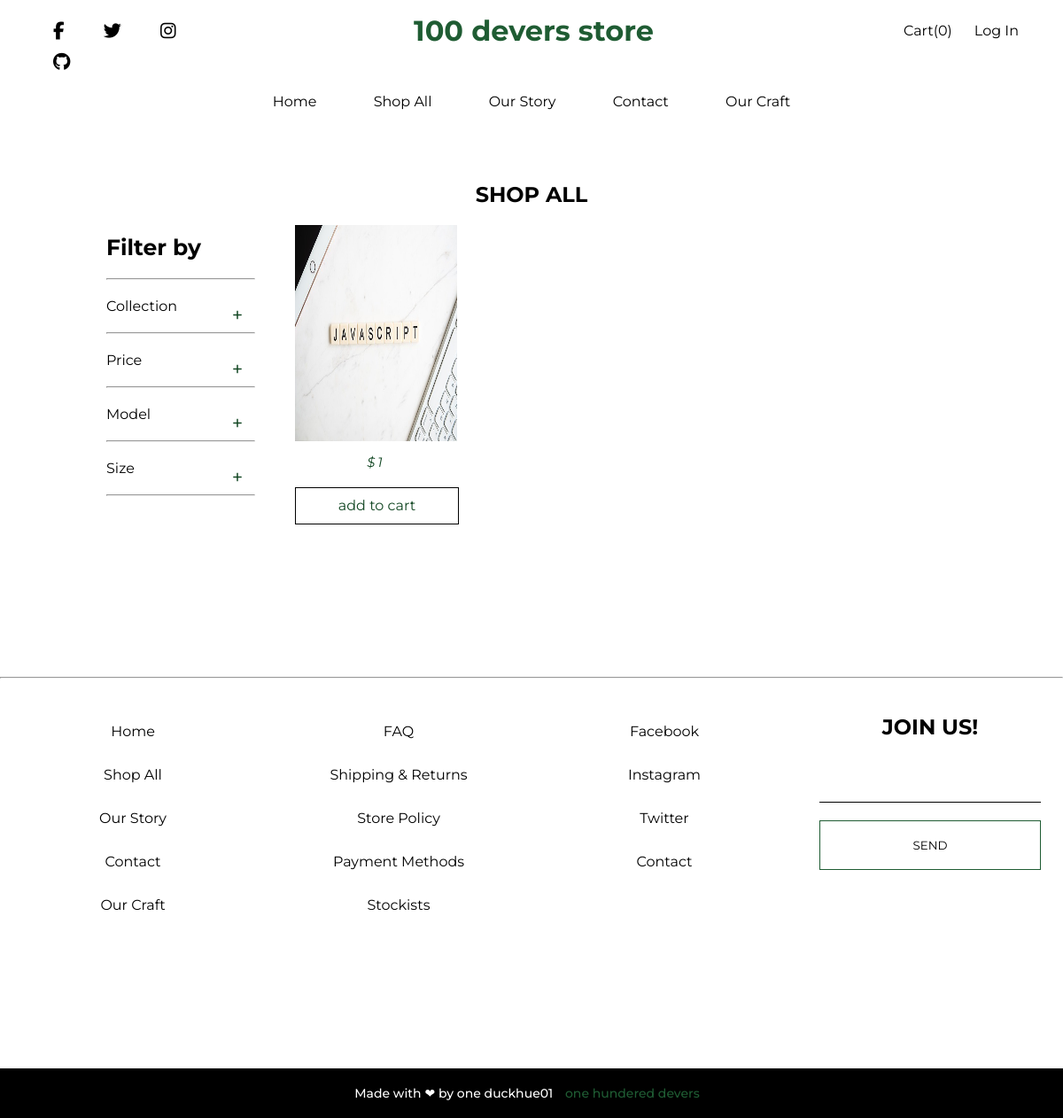
Before: /index.php?ct=products&act=list-all with the older database file.
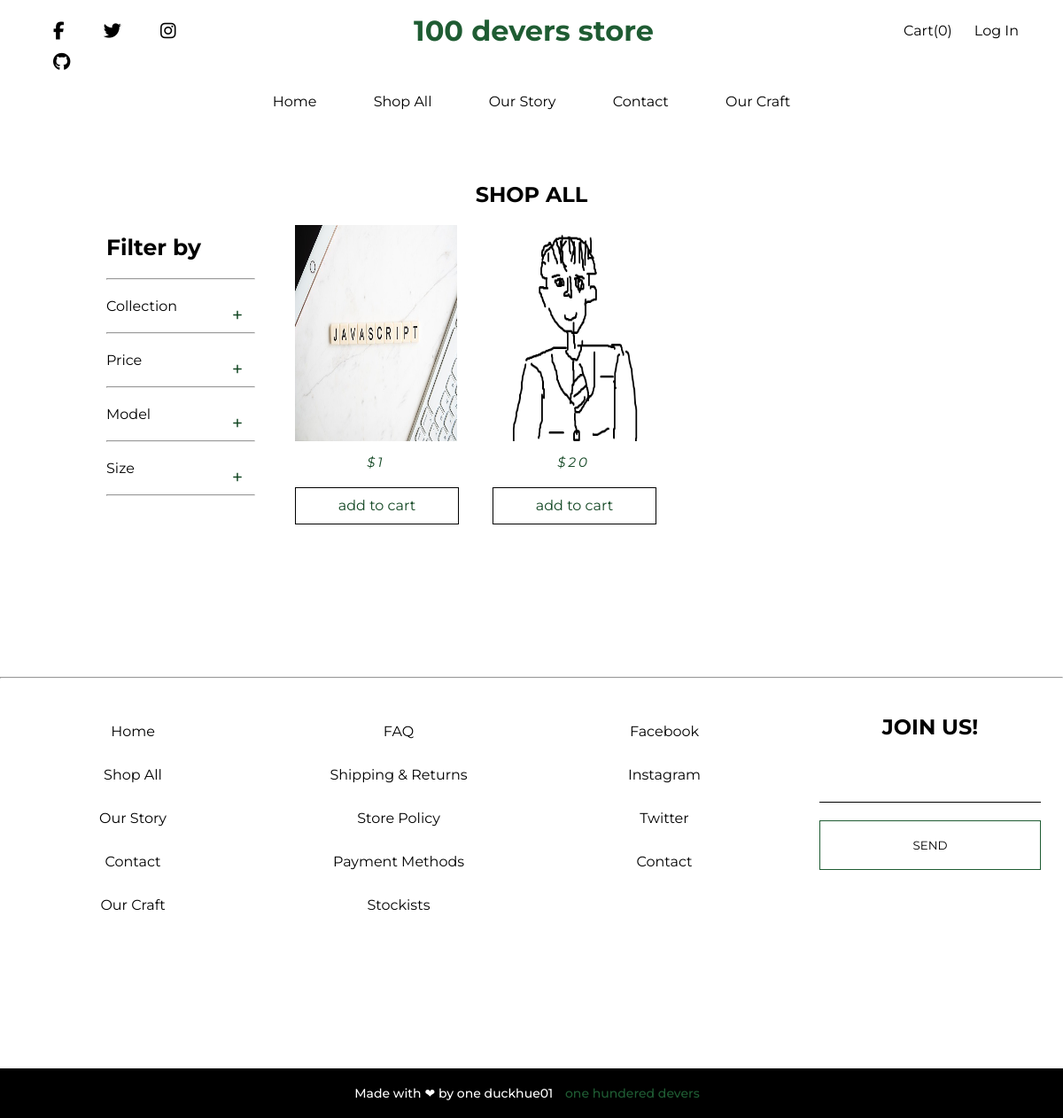
After: the same page with the newer database file.
### tables this page shows
CREATE TABLE `tb_book` (
  `name` varchar(255) NOT NULL,
  `price` double NOT NULL,
  `uid` int(11) NOT NULL,
  `type` varchar(100) DEFAULT NULL
);

### Controller/ProductsController.php (called while the page is built, shortened)
<?php
    class ProductsController extends ControllerBase{
        public function ListAll() {
            $data = ['srr'=>[],'smg'=>[]];
            $objModelSP = new ProductsModel();
            $data['list-prod'] = $objModelSP->getAll();
            $this->RenderView('products.list-all', $data, 'layout-front');
        }
    }

### index.php (called while the page is built, shortened)
<?php session_start();
require_once app_path . '/Core/App.php';
require_once app_path . '/Core/DB.php';
require_once app_path . '/Core/ControllerBase.php';
$app = new App();
$app -> run();

### Core/DB.php (called while the page is built, shortened)
<?php
    class DB{
        protected $cnn = null;
        public function __construct(){
            $objConn = new mysqli('localhost', 'root', '');
            $objConn->set_charset("utf8");
            $this->cnn = $objConn;
            return $this -> cnn;
        }
        public function Query($sql){
            $res = $this -> cnn -> query($sql);
            return $res;
        }
    }

### Model/ProductsModel.php (called while the page is built, shortened)
<?php
    class ProductsModel extends DB{
        public function getAll($params = []){
            $sql = 'SELECT * FROM tb_book ';
            $res = $this -> Query($sql);
            $data = [];
            while ($row = $res ->fetch_assoc()) {
                $data[] = $row;
            }
            return $data;
        }
    }

### View/products/list-all.phtml (the view, shortened to what this page needs)
<link rel="stylesheet" href="Public/css/list-all.css">
<div class="tieude">
    <h2>SHOP ALL</h2>
</div>
<div class="container">
    <div class="filter expand">
        <h2>Filter by </h2>
        <hr>
        <div class="conlection opti">
            <div>Collection <i class="fas fa-plus btn btn-collect"></i></div>
        </div>
        <hr>
        <div class="price opti">
            <div>Price <i class="fas fa-plus btn btn-price" ></i></div>
        </div>
        <hr>
        <div class="model opti">
            <div >Model<i class="fas fa-plus btn"></i></div>
        </div>
        <hr>
        <div class="size opti">
            <div>Size<i class="fas fa-plus btn"></i></div>
        </div>
        <hr>
    </div>
    <div class="list-prod">
        <?php
            foreach ($this->dataView['list-prod'] as $row ) {
                $price  = number_format($row['price']);
                echo "<div class='items' >";
                    echo "<a href='' class='avt' >" . '<img src="Public/files/products/' . $row['uid'] . ".webp".'"/>' . '</a>';
                    echo "<p class='gia'>" ."$".$price . '</p>';
                    echo "<a href='index.php?ct=products&act=add-cart&id={$row['uid']}'><div  class='addToC'>" . "add to cart" . '</div></a>';
                echo "</div>";
            }
            ?>
    </div>
</div>
<hr>

### Core/App.php (shortened to what this page needs)
<?php
class App{
   public function run(){
       $ct  = isset($_GET['ct']) ? $_GET['ct'] : 'index';
       $act = isset($_GET['act']) ? $_GET['act'] : 'index';
       $classCT = str_replace( '-', ' ', $ct );
       $classCT = ucwords($classCT);
       $classCT = str_replace(' ', '', $classCT);
       $classCT = $classCT . "Controller";
       $actName = str_replace( '-', ' ', $act );
       $actName = ucwords($actName);
       $actName = str_replace(' ', '', $actName);
       $objController = new $classCT;
       if (method_exists($objController, $actName)) {
           $objController ->$actName();
       }else{
        die("NOT EXISTS METHOD <b>$classCT::$actName</b>"  );
       }
   }
}

### Core/ControllerBase.php (shortened to what this page needs)
<?php
    class ControllerBase{
        protected $file_view_path = null;
        public function RenderView($view_name, $data, $layout = null){
            $this ->dataView = $data;
            $this -> file_view_path = app_path . '/View/' . str_replace('.', '/', $view_name) . '.phtml';
            if (!empty($layout)) {
                $this -> layout = app_path . '/View/' . str_replace('.', '/', $layout) . '.phtml';
                if (file_exists($this -> layout)) {
                    require_once $this ->layout;
                }else{
                    die("khong ton tai file layout: " . basename($this -> layout)) ;
                }
            }else{
                 $this->showContent();
            }
        }
        public function showContent(){
          if (!empty($this -> file_view_path) && file_exists($this -> file_view_path)) {
                require_once $this -> file_view_path;
          }else{
                die("khong ton tai file VIEW " . str_replace(app_path,'',$this ->file_view_path));
          }
        }
    }

### View/layout-front.phtml (shortened to what this page needs)
<!DOCTYPE html>
<html lang="en">
<head>
    <link rel="stylesheet" href="Public/css/layout-front.css">
</head>
<body>
    <div class="node-bar">
        <div class="social-media">
            <a href="https://www.facebook.com/duckhue01" target="_blank"><i class="fab fa-facebook-f" ></i></a>
            <a href="https://twitter.com/duckhue01" target="_blank"> <i class="fab fa-twitter"></i></a>
            <a href="https://www.instagram.com/duckhue01" target="_blank"> <i class="fab fa-instagram"></i></a>
            <a href="https://github.com/DucKhue01" target="_blank"> <i class="fab fa-github"></i></a>
        </div>
        <div>
            <h1 class="name01">100 devers store</h1>
        </div>
        <div class="cart-log">
        <?php
            if (!empty($_SESSION['cart'])) {
                echo "<a class='cart' href='index.php?ct=products&act=view-cart'>". "Cart(" . count($_SESSION['cart']) . ")"  ."</a>";
            }else{
                echo "<a class='cart' href='" . base_path . "?ct=products&act=view-cart'>". "Cart(" . 0 . ")"  ."</a>";
            }
            if (!empty($_SESSION['auth'])) {
                echo "<h3 class='hi'>Well come ". $_SESSION['auth']['username'] ."</h3>";
                echo "<a class='log' href='" . base_path . "?act=logout'>Log Out</a>";
            }else{
                echo "<a class='log' id='login'  href='" . base_path . "?act=login' >Log In</a>";
            }
        ?>
        </div>
    </div>
    <div class="option-bar">
        <a href="index.php">Home</a>
        <a href="index.php?ct=products&act=list-all">Shop All</a>
        <a href="index.php?">Our Story</a>
        <a href="index.php?">Contact</a>
        <a href="index.php?">Our Craft</a>
    </div>
    <?php
        $this ->showContent();
    ?>
    <footer>
        <div class="box">
            <a href="index.php">Home</a>
            <a href="index.php?ct=products&act=list-all">Shop All</a>
            <a href="index.php">Our Story</a>
            <a href="index.php">Contact</a>
            <a href="index.php">Our Craft</a>
        </div>
        <div class="box">
            <a href="index.php">FAQ</a>
            <a href="index.php">Shipping & Returns</a>
            <a href="index.php">Store Policy</a>
            <a href="index.php">Payment Methods</a>
            <a href="index.php">Stockists</a>
        </div>
        <div class="box">
            <a href="index.php">Facebook</a>
            <a href="index.php">Instagram</a>
            <a href="index.php">Twitter</a>
            <a href="index.php">Contact</a>
        </div>
        <div class="box">
        <h2>JOIN US!</h2>
            <input type="email" name="" id="">
            <input type="submit" value="SEND">
        </div>
    </footer>
    <div class="last">
    <h2>Made with ❤ by one duckhue01 <a href="https://www.facebook.com/duckhue01" target="_blank">one hundered devers</a></h2></div>
</body>
</html>

### Public/css/layout-front.css (style rules this page uses)
* { font-family: "Montserrat"; padding:0; margin:0; }
body { background-color:#f4f4f4; height:100vh; }
a { text-decoration: none; color: black; margin: 10px }
.option-bar { text-align: center; height:10vh; margin-top: 10px; }
.option-bar a { margin:0px 30px 0px 30px; }
.name01 { color:rgb(31, 92, 51); text-align: center; width:30%; left:50%; transform: translate(-50%); position: absolute; margin: 5px; top:0px; }
.node-bar { margin: 10px 15px 15px 10px; position:relative; height:10vh; }
.cart-log { position:absolute; width:30%; text-align: right; top:0px; right:0px; margin: 5px 20px 5px 5px; height:5vh; }
.cart { display:inline-block; margin-right:15px; }
.log { display:inline-block; margin-right:15px; }
.social-media { width:20%; position:absolute; margin:5px 5px 5px 20px; }
.social-media i { margin:10px 0px 5px 20px; font-size:20px }
footer { display:flex; height: 55vh; }
#login { cursor:pointer; }
footer { background-color: #ffffff; }
.last { width:100%; height:7vh; background-color:black; text-align:center; align-items:center; line-height: 7vh; }
.last h2 { color:#fff; font-size: 14px; font-family: "Montserrat"; font-weight: 500; }
.last a { font-size: 14px; font-family: "Montserrat"; font-weight: 500; color:rgb(31, 92, 51); }
.box { width:25%; height:40vh; display:block; text-align:center; position:relative; margin-top: 20px; }
.box h2 { margin-top:20px; }
.box input[type="email"] { display:block; margin-top:30px; position:relative; left:50%; transform:translate(-50%); width:250px; height:5vh; border:none; border-bottom:1px solid black; }
.box input[type="submit"] { width:250px; height:7vh; margin-top:20px; background-color:#fff; border: 1px solid rgb(31, 92, 51); }
.box a { display:block; margin-top:30px; }

### Public/css/list-all.css (style rules this page uses)
* { font-family: "Montserrat"; padding:0; margin:0; }
body { background-color: #ffffff; }
.list-prod { margin-bottom:40px; }
.list-prod img { width:183px; height:244px; position: relative; top: 0; left: -10px; }
.filter { width:14%; height:500px; display:inline-block; top:-110px; float:left; margin-top:10px; margin-left:10%; margin-right: 5px; }
.container { display:inline-block; width: 100%; }
.list-prod { width:70%; display:inline-block; position: relative; }
.items { margin-left: 40px; float: left; height:50vh; width:183px; text-align: center; margin-bottom: 8vh; position: relative; }
.items .gia { letter-spacing: 3px; color: #114622; font-size: 15px; font-style: italic; margin-top: 10px; }
.tieude { text-align:center; margin:20px 0px 20px 0px; }
.filter .opti { margin:20px 0px 20px 0px ; }
.opti i { float: right; font-size: 12px; color: #114622; }
.filter div { cursor:pointer; }
.filter h2 { margin-bottom:20px; font-size: 25px; }
.addToC { width: 183px; height: 40px; border: 1px solid black; line-height: 40px; color: #114622; }
.btn { height: 30px; width: 40px; line-height: 40px; text-align: center; }

Changed rows visible on the page:
added tb_book: uid (picture), price "20"
